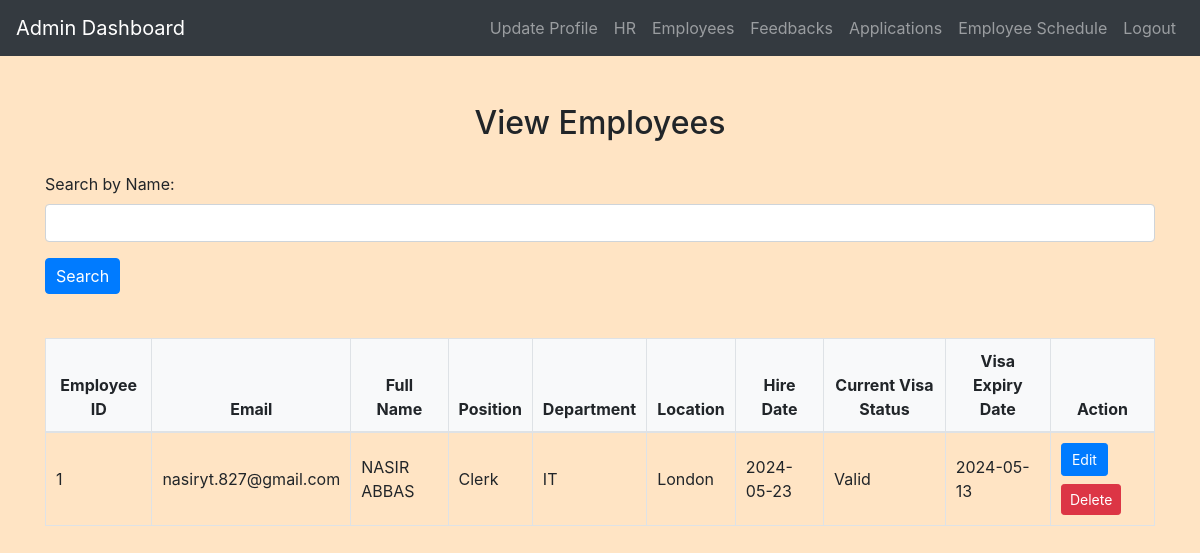
Screenshot of /admin/view_employees.php (signed in) with the database file from the repository.
### tables this page shows
CREATE TABLE `employees` (
  `employee_id` int(11) NOT NULL,
  `email` varchar(100) DEFAULT NULL,
  `password` varchar(255) DEFAULT NULL,
  `full_name` varchar(255) NOT NULL,
  `position` varchar(50) DEFAULT NULL,
  `department` varchar(50) DEFAULT NULL,
  `location` varchar(100) DEFAULT NULL,
  `hire_date` date DEFAULT NULL,
  `current_visa_status` enum('Valid','Expired','Pending') DEFAULT NULL,
  `visa_expiry_date` date DEFAULT NULL,
  `created_at` timestamp NOT NULL DEFAULT current_timestamp(),
  `updated_at` timestamp NOT NULL DEFAULT current_timestamp() ON UPDATE current_timestamp()
);

### admin/view_employees.php (the view, shortened to what this page needs)
<?php
include('config.php');
$sql = "SELECT * FROM employees";
if (isset($_GET['search_name']) && !empty($_GET['search_name'])) {
    $search_name = mysqli_real_escape_string($conn, $_GET['search_name']);
    $sql = "SELECT * FROM employees WHERE full_name LIKE '%$search_name%'";
} else {
    $sql = "SELECT * FROM employees";
}
$result = mysqli_query($conn, $sql);
?>
<!DOCTYPE html>
<html>
<head>
    <link rel="stylesheet" href="https://maxcdn.bootstrapcdn.com/bootstrap/4.5.2/css/bootstrap.min.css">
    <link rel="stylesheet" href="../css/style.css">
</head>
<body>
<?php
include('admin_navbar.php');
?>
<div class="container mt-5">
    <h2>View Employees</h2>
    <form method="get" action="<?php echo htmlspecialchars($_SERVER["PHP_SELF"]); ?>">
        <div class="form-group">
            <label for="search_name">Search by Name:</label>
            <input type="text" class="form-control" id="search_name" name="search_name" value="<?php echo isset($_GET['search_name']) ? $_GET['search_name'] : ''; ?>">
        </div>
        <button type="submit" class="btn btn-primary">Search</button>
    </form>
    <br>
    <table class="table">
        <thead>
            <tr>
                <th>Employee ID</th>
                <th>Email</th>
                <th>Full Name</th>
                <th>Position</th>
                <th>Department</th>
                <th>Location</th>
                <th>Hire Date</th>
                <th>Current Visa Status</th>
                <th>Visa Expiry Date</th>
                <th>Action</th>
            </tr>
        </thead>
        <tbody>
            <?php
            if (mysqli_num_rows($result) > 0) {
                while ($row = mysqli_fetch_assoc($result)) {
                    echo "<tr>";
                    echo "<td>".$row["employee_id"]."</td>";
                    echo "<td>".$row["email"]."</td>";
                    echo "<td>".$row["full_name"]."</td>";
                    echo "<td>".$row["position"]."</td>";
                    echo "<td>".$row["department"]."</td>";
                    echo "<td>".$row["location"]."</td>";
                    echo "<td>".$row["hire_date"]."</td>";
                    echo "<td>".$row["current_visa_status"]."</td>";
                    echo "<td>".$row["visa_expiry_date"]."</td>";
                    echo "<td>
                            <a href='edit_employee.php?employee_id=".$row["employee_id"]."' class='mb-2 btn btn-primary btn-sm'>Edit</a>
                            <form method='post' action='".htmlspecialchars($_SERVER["PHP_SELF"])."' style='display:inline;'>
                                <input type='hidden' name='employee_id' value='".$row["employee_id"]."'>
                                <button type='submit' name='delete_employee' class='btn btn-danger btn-sm'>Delete</button>
                            </form>
                          </td>";
                    echo "</tr>";
                }
            } else {
                echo "<tr><td colspan='10'>No employees found</td></tr>";
            }
            ?>
        </tbody>
    </table>
</div>
</body>
</html>

### css/style.css (style rules this page uses)
body { background-color: bisque; }
h1, h2, h3, h4 { text-align: center; margin-top: 30px; margin-bottom: 30px; }
.table { width: 100%; border-collapse: collapse; margin-top: 20px; }
.table th, .table td { padding: 10px; border: 1px solid #dee2e6; }
.table thead th { background-color: #f8f9fa; font-weight: bold; text-align: center; }
.table tbody td { vertical-align: middle; }
.btn-primary { padding: 5px 10px; }

### rows the page displays
employees: employee_id "1", email "nasiryt.827@gmail.com", full_name "NASIR ABBAS", position "Clerk", department "IT", location "London", hire_date "2024-05-23", current_visa_status "Valid", visa_expiry_date "2024-05-13"
